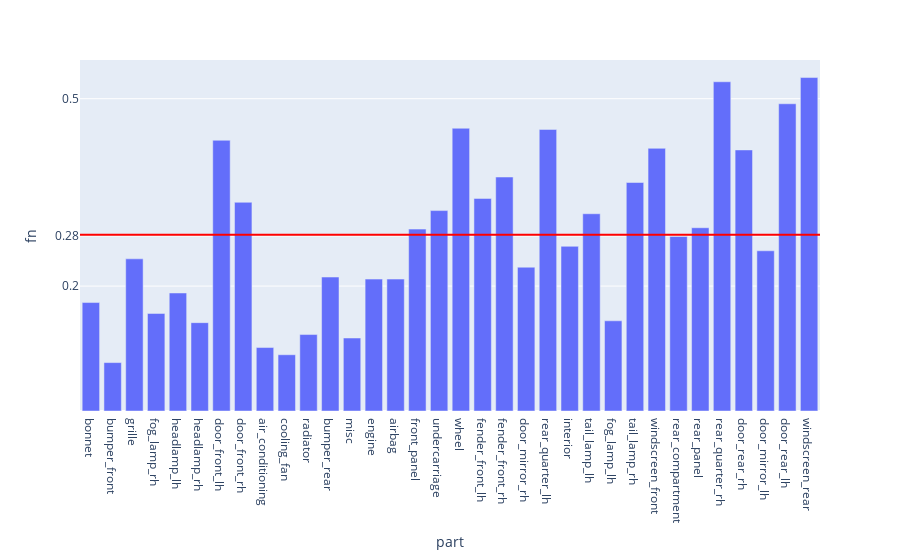

Notebook cell for this chart:
### Code cell
fig = px.bar(evalMetrics, x = 'part', y = 'fn')

fig.add_hline(y=avgFn, line_width=2, line_color="red")

fig.update_layout(
    yaxis = dict(
        tickmode = 'array',
        tickvals = [np.format_float_positional(avgFn, 2), 0.2, 0.5, 0.7],
    )
)
fig

### Figure 1 — Plotly figure (JSON) as saved in the notebook; plotly's stock layout.template omitted (floating-point values rounded to 4 significant figures)
{"data": [{"alignmentgroup": "True", "hovertemplate": "part=%{x}<br>fn=%{y}<extra></extra>", "legendgroup": "", "marker": {"color": "#636efa", "pattern": {"shape": ""}}, "name": "", "offsetgroup": "", "orientation": "v", "showlegend": false, "textposition": "auto", "type": "bar", "x": ["bonnet", "bumper_front", "grille", "fog_lamp_rh", "headlamp_lh", "headlamp_rh", "door_front_lh", "door_front_rh", "air_conditioning", "cooling_fan", "radiator", "bumper_rear", "misc", "engine", "airbag", "front_panel", "undercarriage", "wheel", "fender_front_lh", "fender_front_rh", "door_mirror_rh", "rear_quarter_lh", "interior", "tail_lamp_lh", "fog_lamp_lh", "tail_lamp_rh", "windscreen_front", "rear_compartment", "rear_panel", "rear_quarter_rh", "door_rear_rh", "door_mirror_lh", "door_rear_lh", "windscreen_rear"], "xaxis": "x", "y": [0.1736, 0.0775, 0.2436, 0.1562, 0.1889, 0.1415, 0.4334, 0.3341, 0.1016, 0.09008, 0.1224, 0.2144, 0.1169, 0.2112, 0.2112, 0.2912, 0.3209, 0.4527, 0.3403, 0.3746, 0.2302, 0.4508, 0.2637, 0.3158, 0.1444, 0.3658, 0.4205, 0.2793, 0.2934, 0.5271, 0.418, 0.2565, 0.4919, 0.5339], "yaxis": "y"}], "layout": {"barmode": "relative", "legend": {"tracegroupgap": 0}, "margin": {"t": 60}, "shapes": [{"line": {"color": "red", "width": 2}, "type": "line", "x0": 0, "x1": 1, "xref": "x domain", "y0": 0.282, "y1": 0.282, "yref": "y"}], "xaxis": {"anchor": "y", "domain": [0, 1], "title": {"text": "part"}}, "yaxis": {"anchor": "x", "domain": [0, 1], "tickmode": "array", "tickvals": ["0.28", 0.2, 0.5, 0.7], "title": {"text": "fn"}}}}
